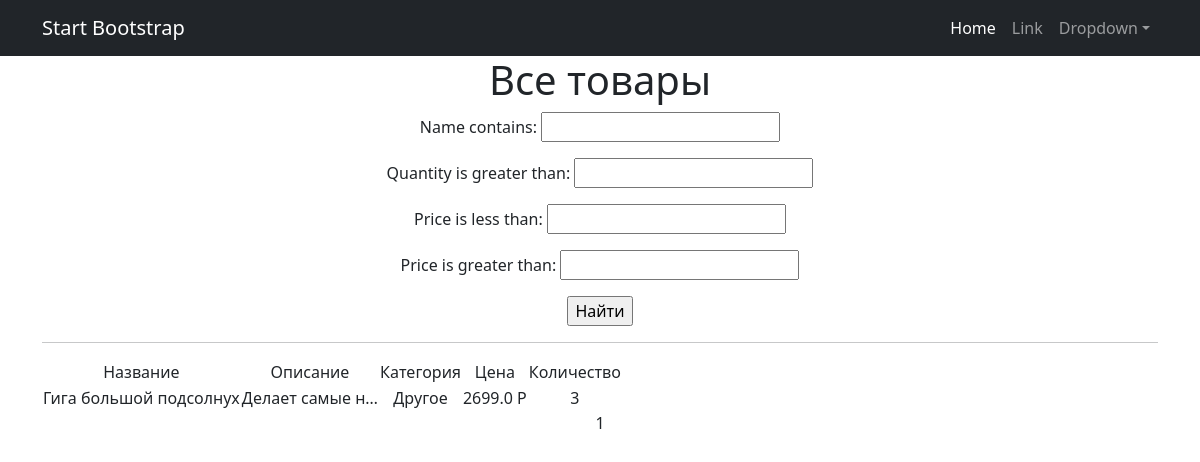
/products/, run on an earlier commit of the app's database.
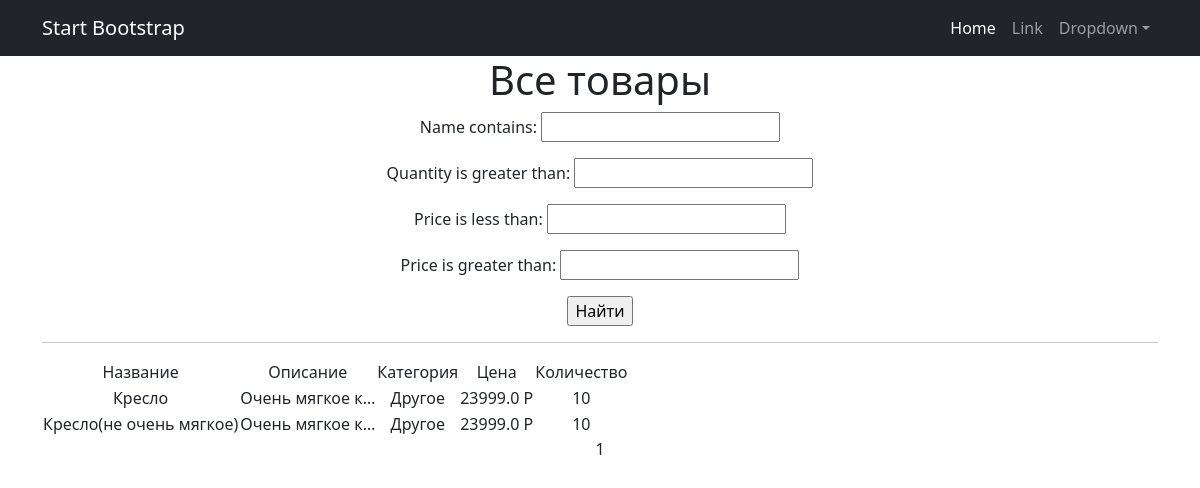
And on a later commit of the database.
### simpleapp/models.py (models this page shows, shortened)
class Product(models.Model):
    name = models.CharField(
        max_length=50,
        unique=True, # названия товаров не должны повторяться
    )
    description = models.TextField()
    quantity = models.IntegerField(
        validators=[MinValueValidator(0)],
    )
    category = models.ForeignKey(
        to='Category',
        on_delete=models.CASCADE,
        related_name='products', # все продукты в категории будут доступны через поле products
    )
    price = models.FloatField(
        validators=[MinValueValidator(0.0)],
    )

class Category(models.Model):
    name = models.CharField(max_length=100, unique=True)

### simpleapp/views.py (the view)
# urls.py: path('', ProductsList.as_view(), name='product_list'),
class ProductsList(ListView):
   model = Product
   ordering = 'name'
   template_name = 'products.html'
   context_object_name = 'products'
   paginate_by = 2
   def get_queryset(self):
       queryset = super().get_queryset()
       self.filterset = ProductFilter(self.request.GET, queryset)
       return self.filterset.qs
   def get_context_data(self, **kwargs):
       context = super().get_context_data(**kwargs)
       context['filterset'] = self.filterset
       return context

### simpleapp/templatetags/custom_filters.py (called while the page is built)
@register.filter()
def currency(value, code='rub'):
   postfix = CURRENCIES_SYMBOLS[code]
   return f'{value} {postfix}'

### templates/products.html (shortened to what this page needs)
{% extends 'flatpages/default.html' %}
{% load custom_filters %}
{% block content %}
   <h1>Все товары</h1>
   <form action="" method="get">
       {{ filterset.form.as_p }}
       <input type="submit" value="Найти" />
   </form>
   <hr>
   {% if products %}
       <table>
           <tr>
               <td>Название</td>
               <td>Описание</td>
               <td>Категория</td>
               <td>Цена</td>
               <td>Количество</td>
           </tr>
           {% for product in products %}
           <tr>
               <td>{{ product.name }}</td>
               <td>{{ product.description|truncatechars:15 }}</td>
               <td>{{ product.category.name }}</td>
               <td>{{ product.price|currency }}</td>
               <td>{{ product.quantity }}</td>
           </tr>
           {% endfor %}
       </table>
   {% else %}
       <h2>Товаров нет!</h2>
   {% endif %}
   {{ page_obj.number }}
{% endblock content %}

### templates/flatpages/default.html (shortened to what this page needs)
<!DOCTYPE html>
<html lang="en">
    <head>
        {% load static %}
        <link href="{% static 'css/styles.css' %}" rel="stylesheet" />
    </head>
    <body>
        <nav class="navbar navbar-expand-lg navbar-dark bg-dark">
            <div class="container">
                <a class="navbar-brand" href="#">Start Bootstrap</a>
                <div class="collapse navbar-collapse" id="navbarSupportedContent">
                    <ul class="navbar-nav ms-auto mb-2 mb-lg-0">
                        <li class="nav-item"><a class="nav-link active" aria-current="page" href="#">Home</a></li>
                        <li class="nav-item"><a class="nav-link" href="#">Link</a></li>
                        <li class="nav-item dropdown">
                            <a class="nav-link dropdown-toggle" id="navbarDropdown" href="#" role="button" data-bs-toggle="dropdown" aria-expanded="false">Dropdown</a>
                        </li>
                    </ul>
                </div>
            </div>
        </nav>
        <div class="container">
            <div class="row">
                <div class="col-lg-12 text-center">
                    {% block content %}{% endblock content %}
                </div>
            </div>
        </div>
    </body>
</html>

What changed in the data, as far as the page shows it:
removed Product: name "Гига большой подсолнух", description "Делает самые н…", category.name "Другое", price "2699.0 Р", quantity "3"
added Product: name "Кресло", description "Очень мягкое к…", category.name "Другое", price "23999.0 Р", quantity "10"
added Product: name "Кресло(не очень мягкое)", description "Очень мягкое к…", category.name "Другое", price "23999.0 Р", quantity "10"
